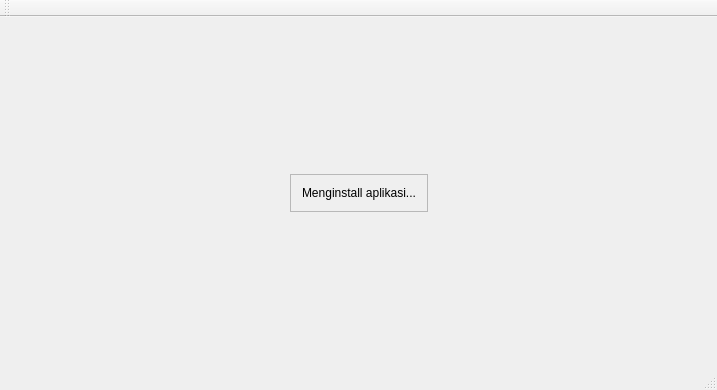
<?xml version="1.0" encoding="UTF-8"?>
<ui version="4.0">
 <class>MainWindow</class>
 <widget class="QMainWindow" name="MainWindow">
  <property name="geometry">
   <rect>
    <x>0</x>
    <y>0</y>
    <width>717</width>
    <height>390</height>
   </rect>
  </property>
  <property name="windowTitle">
   <string>MainWindow</string>
  </property>
  <widget class="QWidget" name="centralWidget">
   <layout class="QHBoxLayout" name="horizontalLayout_2">
    <item>
     <widget class="QStackedWidget" name="stackedWidget">
      <property name="currentIndex">
       <number>2</number>
      </property>
      <widget class="QWidget" name="st_InstallDir">
       <layout class="QGridLayout" name="gridLayout_3">
        <item row="1" column="1">
         <widget class="QFrame" name="frame_2">
          <property name="frameShape">
           <enum>QFrame::StyledPanel</enum>
          </property>
          <property name="frameShadow">
           <enum>QFrame::Raised</enum>
          </property>
          <layout class="QGridLayout" name="gridLayout_2">
           <item row="2" column="1">
            <widget class="QPushButton" name="tb_Install">
             <property name="text">
              <string>Install</string>
             </property>
            </widget>
           </item>
           <item row="2" column="0">
            <spacer name="horizontalSpacer_3">
             <property name="orientation">
              <enum>Qt::Horizontal</enum>
             </property>
             <property name="sizeHint" stdset="0">
              <size>
               <width>40</width>
               <height>20</height>
              </size>
             </property>
            </spacer>
           </item>
           <item row="2" column="2">
            <widget class="QPushButton" name="tb_Quit">
             <property name="text">
              <string>Quit</string>
             </property>
            </widget>
           </item>
           <item row="1" column="0" colspan="3">
            <widget class="QFrame" name="frame">
             <property name="minimumSize">
              <size>
               <width>300</width>
               <height>0</height>
              </size>
             </property>
             <property name="frameShape">
              <enum>QFrame::StyledPanel</enum>
             </property>
             <property name="frameShadow">
              <enum>QFrame::Raised</enum>
             </property>
             <layout class="QHBoxLayout" name="horizontalLayout">
              <item>
               <widget class="QLineEdit" name="le_InstallDir"/>
              </item>
              <item>
               <widget class="QPushButton" name="tb_Browse">
                <property name="text">
                 <string>Browse</string>
                </property>
               </widget>
              </item>
             </layout>
            </widget>
           </item>
           <item row="0" column="0" colspan="3">
            <widget class="QLabel" name="lb_Judul">
             <property name="text">
              <string>-   Install directory:</string>
             </property>
            </widget>
           </item>
          </layout>
         </widget>
        </item>
        <item row="1" column="2">
         <spacer name="horizontalSpacer_2">
          <property name="orientation">
           <enum>Qt::Horizontal</enum>
          </property>
          <property name="sizeHint" stdset="0">
           <size>
            <width>40</width>
            <height>20</height>
           </size>
          </property>
         </spacer>
        </item>
        <item row="1" column="0">
         <spacer name="horizontalSpacer">
          <property name="orientation">
           <enum>Qt::Horizontal</enum>
          </property>
          <property name="sizeHint" stdset="0">
           <size>
            <width>40</width>
            <height>20</height>
           </size>
          </property>
         </spacer>
        </item>
        <item row="2" column="1">
         <spacer name="verticalSpacer_2">
          <property name="orientation">
           <enum>Qt::Vertical</enum>
          </property>
          <property name="sizeHint" stdset="0">
           <size>
            <width>20</width>
            <height>40</height>
           </size>
          </property>
         </spacer>
        </item>
        <item row="0" column="1">
         <spacer name="verticalSpacer">
          <property name="orientation">
           <enum>Qt::Vertical</enum>
          </property>
          <property name="sizeHint" stdset="0">
           <size>
            <width>20</width>
            <height>40</height>
           </size>
          </property>
         </spacer>
        </item>
       </layout>
      </widget>
      <widget class="QWidget" name="st_Popup">
       <widget class="QFrame" name="fr_Popup">
        <property name="geometry">
         <rect>
          <x>0</x>
          <y>20</y>
          <width>480</width>
          <height>230</height>
         </rect>
        </property>
        <property name="minimumSize">
         <size>
          <width>480</width>
          <height>230</height>
         </size>
        </property>
        <property name="maximumSize">
         <size>
          <width>480</width>
          <height>230</height>
         </size>
        </property>
        <property name="frameShape">
         <enum>QFrame::StyledPanel</enum>
        </property>
        <property name="frameShadow">
         <enum>QFrame::Raised</enum>
        </property>
        <widget class="QFrame" name="fr_Popup_S">
         <property name="geometry">
          <rect>
           <x>20</x>
           <y>20</y>
           <width>450</width>
           <height>200</height>
          </rect>
         </property>
         <property name="minimumSize">
          <size>
           <width>450</width>
           <height>200</height>
          </size>
         </property>
         <property name="maximumSize">
          <size>
           <width>450</width>
           <height>200</height>
          </size>
         </property>
         <property name="styleSheet">
          <string notr="true">background-color: rgb(67, 89, 118);</string>
         </property>
         <property name="frameShape">
          <enum>QFrame::StyledPanel</enum>
         </property>
         <property name="frameShadow">
          <enum>QFrame::Raised</enum>
         </property>
        </widget>
        <widget class="QFrame" name="fr_Popup_H">
         <property name="geometry">
          <rect>
           <x>10</x>
           <y>10</y>
           <width>450</width>
           <height>200</height>
          </rect>
         </property>
         <property name="minimumSize">
          <size>
           <width>450</width>
           <height>200</height>
          </size>
         </property>
         <property name="maximumSize">
          <size>
           <width>450</width>
           <height>200</height>
          </size>
         </property>
         <property name="styleSheet">
          <string notr="true">QFrame{
	background-color: rgb(242, 243, 245);
	
	border-color: rgb(127,123, 135);
	border-width:2px;
	border-style: outset;
}
QLabel{border-width:0px;}

QPushButton{
	height:20px;
	width:80px;
}</string>
         </property>
         <property name="frameShape">
          <enum>QFrame::StyledPanel</enum>
         </property>
         <property name="frameShadow">
          <enum>QFrame::Raised</enum>
         </property>
         <layout class="QGridLayout" name="ifr_Popup_H">
          <item row="1" column="4">
           <spacer name="horizontalSpacer_6">
            <property name="orientation">
             <enum>Qt::Horizontal</enum>
            </property>
            <property name="sizeHint" stdset="0">
             <size>
              <width>40</width>
              <height>20</height>
             </size>
            </property>
           </spacer>
          </item>
          <item row="1" column="3">
           <widget class="QPushButton" name="tb_Popup_Cancel">
            <property name="text">
             <string>CANCEL</string>
            </property>
           </widget>
          </item>
          <item row="1" column="0">
           <spacer name="horizontalSpacer_5">
            <property name="orientation">
             <enum>Qt::Horizontal</enum>
            </property>
            <property name="sizeHint" stdset="0">
             <size>
              <width>40</width>
              <height>20</height>
             </size>
            </property>
           </spacer>
          </item>
          <item row="1" column="1">
           <widget class="QPushButton" name="tb_Popup_Ok">
            <property name="text">
             <string>YES</string>
            </property>
           </widget>
          </item>
          <item row="1" column="2">
           <spacer name="horizontalSpacer_4">
            <property name="orientation">
             <enum>Qt::Horizontal</enum>
            </property>
            <property name="sizeType">
             <enum>QSizePolicy::Fixed</enum>
            </property>
            <property name="sizeHint" stdset="0">
             <size>
              <width>80</width>
              <height>20</height>
             </size>
            </property>
           </spacer>
          </item>
          <item row="0" column="0" colspan="5">
           <widget class="QLabel" name="lb_Popup_Text">
            <property name="font">
             <font>
              <pointsize>10</pointsize>
             </font>
            </property>
            <property name="text">
             <string>TextLabel</string>
            </property>
           </widget>
          </item>
         </layout>
        </widget>
       </widget>
      </widget>
      <widget class="QWidget" name="st_InstallBin">
       <layout class="QGridLayout" name="gridLayout">
        <item row="0" column="1">
         <spacer name="verticalSpacer_4">
          <property name="orientation">
           <enum>Qt::Vertical</enum>
          </property>
          <property name="sizeHint" stdset="0">
           <size>
            <width>20</width>
            <height>125</height>
           </size>
          </property>
         </spacer>
        </item>
        <item row="1" column="0">
         <spacer name="horizontalSpacer_7">
          <property name="orientation">
           <enum>Qt::Horizontal</enum>
          </property>
          <property name="sizeHint" stdset="0">
           <size>
            <width>271</width>
            <height>20</height>
           </size>
          </property>
         </spacer>
        </item>
        <item row="1" column="1">
         <widget class="QFrame" name="fr_InstallBin">
          <property name="frameShape">
           <enum>QFrame::StyledPanel</enum>
          </property>
          <property name="frameShadow">
           <enum>QFrame::Raised</enum>
          </property>
          <layout class="QGridLayout" name="gridLayout_4">
           <item row="0" column="0">
            <widget class="QLabel" name="label">
             <property name="text">
              <string>Menginstall aplikasi...</string>
             </property>
            </widget>
           </item>
          </layout>
         </widget>
        </item>
        <item row="1" column="2">
         <spacer name="horizontalSpacer_9">
          <property name="orientation">
           <enum>Qt::Horizontal</enum>
          </property>
          <property name="sizeHint" stdset="0">
           <size>
            <width>270</width>
            <height>20</height>
           </size>
          </property>
         </spacer>
        </item>
        <item row="2" column="1">
         <spacer name="verticalSpacer_3">
          <property name="orientation">
           <enum>Qt::Vertical</enum>
          </property>
          <property name="sizeHint" stdset="0">
           <size>
            <width>20</width>
            <height>125</height>
           </size>
          </property>
         </spacer>
        </item>
       </layout>
      </widget>
     </widget>
    </item>
   </layout>
  </widget>
  <widget class="QMenuBar" name="menuBar">
   <property name="geometry">
    <rect>
     <x>0</x>
     <y>0</y>
     <width>717</width>
     <height>21</height>
    </rect>
   </property>
  </widget>
  <widget class="QToolBar" name="mainToolBar">
   <attribute name="toolBarArea">
    <enum>TopToolBarArea</enum>
   </attribute>
   <attribute name="toolBarBreak">
    <bool>false</bool>
   </attribute>
  </widget>
  <widget class="QStatusBar" name="statusBar"/>
 </widget>
 <layoutdefault spacing="6" margin="11"/>
 <resources/>
 <connections/>
</ui>
